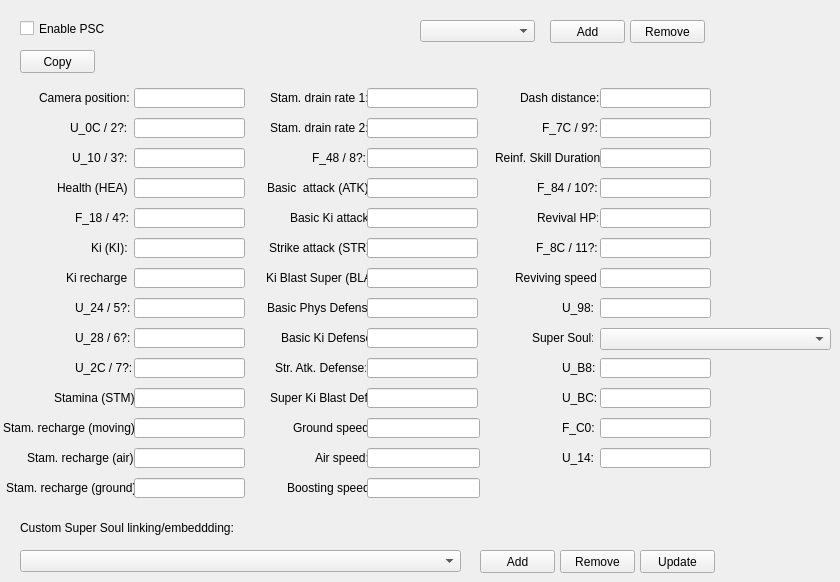
    <widget class="QWidget" name="pscTab">
     <property name="autoFillBackground">
      <bool>true</bool>
     </property>
     <attribute name="title">
      <string>PSC</string>
     </attribute>
     <widget class="QCheckBox" name="pscCheck">
      <property name="geometry">
       <rect>
        <x>20</x>
        <y>20</y>
        <width>121</width>
        <height>17</height>
       </rect>
      </property>
      <property name="text">
       <string>Enable PSC</string>
      </property>
     </widget>
     <widget class="QComboBox" name="pscCostComboBox">
      <property name="geometry">
       <rect>
        <x>420</x>
        <y>20</y>
        <width>115</width>
        <height>22</height>
       </rect>
      </property>
     </widget>
     <widget class="QPushButton" name="pscAddButton">
      <property name="geometry">
       <rect>
        <x>550</x>
        <y>20</y>
        <width>75</width>
        <height>23</height>
       </rect>
      </property>
      <property name="text">
       <string>Add</string>
      </property>
     </widget>
     <widget class="QPushButton" name="pscRemoveButton">
      <property name="geometry">
       <rect>
        <x>630</x>
        <y>20</y>
        <width>75</width>
        <height>23</height>
       </rect>
      </property>
      <property name="text">
       <string>Remove</string>
      </property>
     </widget>
     <widget class="QToolButton" name="pscCopyButton">
      <property name="geometry">
       <rect>
        <x>20</x>
        <y>50</y>
        <width>75</width>
        <height>23</height>
       </rect>
      </property>
      <property name="text">
       <string>Copy</string>
      </property>
      <property name="popupMode">
       <enum>QToolButton::InstantPopup</enum>
      </property>
      <property name="toolButtonStyle">
       <enum>Qt::ToolButtonTextOnly</enum>
      </property>
     </widget>
     <widget class="QLabel" name="label_38">
      <property name="geometry">
       <rect>
        <x>39</x>
        <y>90</y>
        <width>91</width>
        <height>16</height>
       </rect>
      </property>
      <property name="text">
       <string>Camera position:</string>
      </property>
     </widget>
     <widget class="QLabel" name="label_39">
      <property name="geometry">
       <rect>
        <x>70</x>
        <y>120</y>
        <width>61</width>
        <height>16</height>
       </rect>
      </property>
      <property name="text">
       <string>U_0C / 2?:</string>
      </property>
     </widget>
     <widget class="QLineEdit" name="pscCamEdit">
      <property name="geometry">
       <rect>
        <x>134</x>
        <y>88</y>
        <width>111</width>
        <height>20</height>
       </rect>
      </property>
     </widget>
     <widget class="QLineEdit" name="pscU0CEdit">
      <property name="geometry">
       <rect>
        <x>134</x>
        <y>118</y>
        <width>111</width>
        <height>20</height>
       </rect>
      </property>
     </widget>
     <widget class="QLabel" name="label_40">
      <property name="geometry">
       <rect>
        <x>72</x>
        <y>150</y>
        <width>61</width>
        <height>16</height>
       </rect>
      </property>
      <property name="text">
       <string>U_10 / 3?:</string>
      </property>
     </widget>
     <widget class="QLabel" name="label_41">
      <property name="geometry">
       <rect>
        <x>57</x>
        <y>180</y>
        <width>71</width>
        <height>16</height>
       </rect>
      </property>
      <property name="text">
       <string>Health (HEA):</string>
      </property>
     </widget>
     <widget class="QLabel" name="label_42">
      <property name="geometry">
       <rect>
        <x>75</x>
        <y>210</y>
        <width>61</width>
        <height>16</height>
       </rect>
      </property>
      <property name="text">
       <string>F_18 / 4?:</string>
      </property>
     </widget>
     <widget class="QLabel" name="label_43">
      <property name="geometry">
       <rect>
        <x>91</x>
        <y>240</y>
        <width>51</width>
        <height>16</height>
       </rect>
      </property>
      <property name="text">
       <string>Ki (KI):</string>
      </property>
     </widget>
     <widget class="QLabel" name="label_44">
      <property name="geometry">
       <rect>
        <x>66</x>
        <y>270</y>
        <width>61</width>
        <height>16</height>
       </rect>
      </property>
      <property name="text">
       <string>Ki recharge:</string>
      </property>
     </widget>
     <widget class="QLabel" name="label_45">
      <property name="geometry">
       <rect>
        <x>75</x>
        <y>300</y>
        <width>61</width>
        <height>16</height>
       </rect>
      </property>
      <property name="text">
       <string>U_24 / 5?:</string>
      </property>
     </widget>
     <widget class="QLabel" name="label_46">
      <property name="geometry">
       <rect>
        <x>75</x>
        <y>330</y>
        <width>61</width>
        <height>16</height>
       </rect>
      </property>
      <property name="text">
       <string>U_28 / 6?:</string>
      </property>
     </widget>
     <widget class="QLabel" name="label_47">
      <property name="geometry">
       <rect>
        <x>75</x>
        <y>360</y>
        <width>61</width>
        <height>16</height>
       </rect>
      </property>
      <property name="text">
       <string>U_2C / 7?:</string>
      </property>
     </widget>
     <widget class="QLabel" name="label_48">
      <property name="geometry">
       <rect>
        <x>54</x>
        <y>390</y>
        <width>81</width>
        <height>16</height>
       </rect>
      </property>
      <property name="text">
       <string>Stamina (STM):</string>
      </property>
     </widget>
     <widget class="QLineEdit" name="pscU10Edit">
      <property name="geometry">
       <rect>
        <x>134</x>
        <y>148</y>
        <width>111</width>
        <height>20</height>
       </rect>
      </property>
     </widget>
     <widget class="QLineEdit" name="pscHealthEdit">
      <property name="geometry">
       <rect>
        <x>134</x>
        <y>178</y>
        <width>111</width>
        <height>20</height>
       </rect>
      </property>
     </widget>
     <widget class="QLineEdit" name="pscF18Edit">
      <property name="geometry">
       <rect>
        <x>134</x>
        <y>208</y>
        <width>111</width>
        <height>20</height>
       </rect>
      </property>
     </widget>
     <widget class="QLineEdit" name="pscKiEdit">
      <property name="geometry">
       <rect>
        <x>134</x>
        <y>238</y>
        <width>111</width>
        <height>20</height>
       </rect>
      </property>
     </widget>
     <widget class="QLineEdit" name="pscKiRechEdit">
      <property name="geometry">
       <rect>
        <x>134</x>
        <y>268</y>
        <width>111</width>
        <height>20</height>
       </rect>
      </property>
     </widget>
     <widget class="QLineEdit" name="pscU24Edit">
      <property name="geometry">
       <rect>
        <x>134</x>
        <y>298</y>
        <width>111</width>
        <height>20</height>
       </rect>
      </property>
     </widget>
     <widget class="QLineEdit" name="pscU28Edit">
      <property name="geometry">
       <rect>
        <x>134</x>
        <y>328</y>
        <width>111</width>
        <height>20</height>
       </rect>
      </property>
     </widget>
     <widget class="QLineEdit" name="pscU2CEdit">
      <property name="geometry">
       <rect>
        <x>134</x>
        <y>358</y>
        <width>111</width>
        <height>20</height>
       </rect>
      </property>
     </widget>
     <widget class="QLineEdit" name="pscStaminaEdit">
      <property name="geometry">
       <rect>
        <x>134</x>
        <y>388</y>
        <width>111</width>
        <height>20</height>
       </rect>
      </property>
     </widget>
     <widget class="QLabel" name="label_49">
      <property name="geometry">
       <rect>
        <x>3</x>
        <y>420</y>
        <width>141</width>
        <height>16</height>
       </rect>
      </property>
      <property name="text">
       <string>Stam. recharge (moving):</string>
      </property>
     </widget>
     <widget class="QLabel" name="label_50">
      <property name="geometry">
       <rect>
        <x>27</x>
        <y>450</y>
        <width>121</width>
        <height>16</height>
       </rect>
      </property>
      <property name="text">
       <string>Stam. recharge (air):</string>
      </property>
     </widget>
     <widget class="QLabel" name="label_51">
      <property name="geometry">
       <rect>
        <x>6</x>
        <y>480</y>
        <width>141</width>
        <height>16</height>
       </rect>
      </property>
      <property name="text">
       <string>Stam. recharge (ground):</string>
      </property>
     </widget>
     <widget class="QLabel" name="label_52">
      <property name="geometry">
       <rect>
        <x>267</x>
        <y>180</y>
        <width>101</width>
        <height>16</height>
       </rect>
      </property>
      <property name="text">
       <string>Basic  attack (ATK):</string>
      </property>
     </widget>
     <widget class="QLabel" name="label_53">
      <property name="geometry">
       <rect>
        <x>290</x>
        <y>210</y>
        <width>91</width>
        <height>16</height>
       </rect>
      </property>
      <property name="text">
       <string>Basic Ki attack:</string>
      </property>
     </widget>
     <widget class="QLabel" name="label_54">
      <property name="geometry">
       <rect>
        <x>269</x>
        <y>240</y>
        <width>101</width>
        <height>16</height>
       </rect>
      </property>
      <property name="text">
       <string>Strike attack (STR):</string>
      </property>
     </widget>
     <widget class="QLabel" name="label_55">
      <property name="geometry">
       <rect>
        <x>266</x>
        <y>270</y>
        <width>101</width>
        <height>16</height>
       </rect>
      </property>
      <property name="text">
       <string>Ki Blast Super (BLA):</string>
      </property>
     </widget>
     <widget class="QLabel" name="label_56">
      <property name="geometry">
       <rect>
        <x>267</x>
        <y>300</y>
        <width>111</width>
        <height>16</height>
       </rect>
      </property>
      <property name="text">
       <string>Basic Phys Defense:</string>
      </property>
     </widget>
     <widget class="QLabel" name="label_57">
      <property name="geometry">
       <rect>
        <x>281</x>
        <y>330</y>
        <width>91</width>
        <height>16</height>
       </rect>
      </property>
      <property name="text">
       <string>Basic Ki Defense:</string>
      </property>
     </widget>
     <widget class="QLabel" name="label_58">
      <property name="geometry">
       <rect>
        <x>275</x>
        <y>360</y>
        <width>91</width>
        <height>16</height>
       </rect>
      </property>
      <property name="text">
       <string>Str. Atk. Defense:</string>
      </property>
     </widget>
     <widget class="QLabel" name="label_59">
      <property name="geometry">
       <rect>
        <x>270</x>
        <y>390</y>
        <width>101</width>
        <height>16</height>
       </rect>
      </property>
      <property name="text">
       <string>Super Ki Blast Def.:</string>
      </property>
     </widget>
     <widget class="QLineEdit" name="pscStaMovEdit">
      <property name="geometry">
       <rect>
        <x>134</x>
        <y>418</y>
        <width>111</width>
        <height>20</height>
       </rect>
      </property>
     </widget>
     <widget class="QLineEdit" name="pscStaAirEdit">
      <property name="geometry">
       <rect>
        <x>134</x>
        <y>448</y>
        <width>111</width>
        <height>20</height>
       </rect>
      </property>
     </widget>
     <widget class="QLineEdit" name="pscAtkEdit">
      <property name="geometry">
       <rect>
        <x>367</x>
        <y>178</y>
        <width>111</width>
        <height>20</height>
       </rect>
      </property>
     </widget>
     <widget class="QLineEdit" name="pscStrEdit">
      <property name="geometry">
       <rect>
        <x>367</x>
        <y>238</y>
        <width>111</width>
        <height>20</height>
       </rect>
      </property>
     </widget>
     <widget class="QLineEdit" name="pscKiAtkEdit">
      <property name="geometry">
       <rect>
        <x>367</x>
        <y>208</y>
        <width>111</width>
        <height>20</height>
       </rect>
      </property>
     </widget>
     <widget class="QLineEdit" name="pscStaGroundEdit">
      <property name="geometry">
       <rect>
        <x>134</x>
        <y>478</y>
        <width>111</width>
        <height>20</height>
       </rect>
      </property>
     </widget>
     <widget class="QLineEdit" name="pscBlaEdit">
      <property name="geometry">
       <rect>
        <x>367</x>
        <y>268</y>
        <width>111</width>
        <height>20</height>
       </rect>
      </property>
     </widget>
     <widget class="QLineEdit" name="pscPhyDefEdit">
      <property name="geometry">
       <rect>
        <x>367</x>
        <y>298</y>
        <width>111</width>
        <height>20</height>
       </rect>
      </property>
     </widget>
     <widget class="QLineEdit" name="pscKiDefEdit">
      <property name="geometry">
       <rect>
        <x>367</x>
        <y>328</y>
        <width>111</width>
        <height>20</height>
       </rect>
      </property>
     </widget>
     <widget class="QLineEdit" name="pscStrAtkDefEdit">
      <property name="geometry">
       <rect>
        <x>367</x>
        <y>358</y>
        <width>111</width>
        <height>20</height>
       </rect>
      </property>
     </widget>
     <widget class="QLineEdit" name="pscKiBlastDefEdit">
      <property name="geometry">
       <rect>
        <x>367</x>
        <y>388</y>
        <width>111</width>
        <height>20</height>
       </rect>
      </property>
     </widget>
     <widget class="QLabel" name="label_61">
      <property name="geometry">
       <rect>
        <x>562</x>
        <y>360</y>
        <width>41</width>
        <height>16</height>
       </rect>
      </property>
      <property name="text">
       <string>U_B8:</string>
      </property>
     </widget>
     <widget class="QLabel" name="label_62">
      <property name="geometry">
       <rect>
        <x>562</x>
        <y>390</y>
        <width>41</width>
        <height>16</height>
       </rect>
      </property>
      <property name="text">
       <string>U_BC:</string>
      </property>
     </widget>
     <widget class="QLabel" name="label_63">
      <property name="geometry">
       <rect>
        <x>562</x>
        <y>420</y>
        <width>41</width>
        <height>16</height>
       </rect>
      </property>
      <property name="text">
       <string>F_C0:</string>
      </property>
     </widget>
     <widget class="QLabel" name="label_64">
      <property name="geometry">
       <rect>
        <x>562</x>
        <y>300</y>
        <width>41</width>
        <height>16</height>
       </rect>
      </property>
      <property name="text">
       <string>U_98:</string>
      </property>
     </widget>
     <widget class="QLabel" name="label_65">
      <property name="geometry">
       <rect>
        <x>536</x>
        <y>240</y>
        <width>61</width>
        <height>16</height>
       </rect>
      </property>
      <property name="text">
       <string>F_8C / 11?:</string>
      </property>
     </widget>
     <widget class="QLabel" name="label_66">
      <property name="geometry">
       <rect>
        <x>537</x>
        <y>210</y>
        <width>61</width>
        <height>16</height>
       </rect>
      </property>
      <property name="text">
       <string>Revival HP:</string>
      </property>
     </widget>
     <widget class="QLabel" name="label_67">
      <property name="geometry">
       <rect>
        <x>520</x>
        <y>90</y>
        <width>81</width>
        <height>16</height>
       </rect>
      </property>
      <property name="text">
       <string>Dash distance:</string>
      </property>
     </widget>
     <widget class="QLabel" name="label_68">
      <property name="geometry">
       <rect>
        <x>287</x>
        <y>480</y>
        <width>81</width>
        <height>16</height>
       </rect>
      </property>
      <property name="text">
       <string>Boosting speed:</string>
      </property>
     </widget>
     <widget class="QLabel" name="label_69">
      <property name="geometry">
       <rect>
        <x>315</x>
        <y>450</y>
        <width>61</width>
        <height>16</height>
       </rect>
      </property>
      <property name="text">
       <string>Air speed:</string>
      </property>
     </widget>
     <widget class="QLabel" name="label_70">
      <property name="geometry">
       <rect>
        <x>293</x>
        <y>420</y>
        <width>81</width>
        <height>16</height>
       </rect>
      </property>
      <property name="text">
       <string>Ground speed:</string>
      </property>
     </widget>
     <widget class="QLineEdit" name="pscUB8Edit">
      <property name="geometry">
       <rect>
        <x>600</x>
        <y>358</y>
        <width>111</width>
        <height>20</height>
       </rect>
      </property>
     </widget>
     <widget class="QLineEdit" name="pscUBCEdit">
      <property name="geometry">
       <rect>
        <x>600</x>
        <y>388</y>
        <width>111</width>
        <height>20</height>
       </rect>
      </property>
     </widget>
     <widget class="QLineEdit" name="pscFC0Edit">
      <property name="geometry">
       <rect>
        <x>600</x>
        <y>418</y>
        <width>111</width>
        <height>20</height>
       </rect>
      </property>
     </widget>
     <widget class="QLineEdit" name="pscU98Edit">
      <property name="geometry">
       <rect>
        <x>600</x>
        <y>298</y>
        <width>111</width>
        <height>20</height>
       </rect>
      </property>
     </widget>
     <widget class="QLineEdit" name="pscF8CEdit">
      <property name="geometry">
       <rect>
        <x>600</x>
        <y>238</y>
        <width>111</width>
        <height>20</height>
       </rect>
      </property>
     </widget>
     <widget class="QLineEdit" name="pscRevivalHPEdit">
      <property name="geometry">
       <rect>
        <x>600</x>
        <y>208</y>
        <width>111</width>
        <height>20</height>
       </rect>
      </property>
     </widget>
     <widget class="QLineEdit" name="pscDashDistEdit">
      <property name="geometry">
       <rect>
        <x>600</x>
        <y>88</y>
        <width>111</width>
        <height>20</height>
       </rect>
      </property>
     </widget>
     <widget class="QLineEdit" name="pscBoostSpeedEdit">
      <property name="geometry">
       <rect>
        <x>367</x>
        <y>478</y>
        <width>113</width>
        <height>20</height>
       </rect>
      </property>
     </widget>
     <widget class="QLineEdit" name="pscAirSpeedEdit">
      <property name="geometry">
       <rect>
        <x>367</x>
        <y>448</y>
        <width>113</width>
        <height>20</height>
       </rect>
      </property>
     </widget>
     <widget class="QLineEdit" name="pscGroundSpeedEdit">
      <property name="geometry">
       <rect>
        <x>367</x>
        <y>418</y>
        <width>113</width>
        <height>20</height>
       </rect>
      </property>
     </widget>
     <widget class="QLabel" name="label_71">
      <property name="geometry">
       <rect>
        <x>270</x>
        <y>90</y>
        <width>101</width>
        <height>16</height>
       </rect>
      </property>
      <property name="text">
       <string>Stam. drain rate 1:</string>
      </property>
     </widget>
     <widget class="QLineEdit" name="pscDrain1Edit">
      <property name="geometry">
       <rect>
        <x>367</x>
        <y>88</y>
        <width>111</width>
        <height>20</height>
       </rect>
      </property>
     </widget>
     <widget class="QLabel" name="label_72">
      <property name="geometry">
       <rect>
        <x>270</x>
        <y>120</y>
        <width>101</width>
        <height>16</height>
       </rect>
      </property>
      <property name="text">
       <string>Stam. drain rate 2:</string>
      </property>
     </widget>
     <widget class="QLineEdit" name="pscDrain2Edit">
      <property name="geometry">
       <rect>
        <x>367</x>
        <y>118</y>
        <width>111</width>
        <height>20</height>
       </rect>
      </property>
     </widget>
     <widget class="QLabel" name="label_73">
      <property name="geometry">
       <rect>
        <x>312</x>
        <y>150</y>
        <width>61</width>
        <height>16</height>
       </rect>
      </property>
      <property name="text">
       <string>F_48 / 8?:</string>
      </property>
     </widget>
     <widget class="QLineEdit" name="pscF48Edit">
      <property name="geometry">
       <rect>
        <x>367</x>
        <y>148</y>
        <width>111</width>
        <height>20</height>
       </rect>
      </property>
     </widget>
     <widget class="QLabel" name="label_74">
      <property name="geometry">
       <rect>
        <x>542</x>
        <y>120</y>
        <width>61</width>
        <height>16</height>
       </rect>
      </property>
      <property name="text">
       <string>F_7C / 9?:</string>
      </property>
     </widget>
     <widget class="QLineEdit" name="pscF7CEdit">
      <property name="geometry">
       <rect>
        <x>600</x>
        <y>118</y>
        <width>111</width>
        <height>20</height>
       </rect>
      </property>
     </widget>
     <widget class="QLabel" name="label_75">
      <property name="geometry">
       <rect>
        <x>495</x>
        <y>150</y>
        <width>111</width>
        <height>16</height>
       </rect>
      </property>
      <property name="text">
       <string>Reinf. Skill Duration:</string>
      </property>
     </widget>
     <widget class="QLineEdit" name="pscReinfEdit">
      <property name="geometry">
       <rect>
        <x>600</x>
        <y>148</y>
        <width>111</width>
        <height>20</height>
       </rect>
      </property>
     </widget>
     <widget class="QLabel" name="label_76">
      <property name="geometry">
       <rect>
        <x>537</x>
        <y>180</y>
        <width>61</width>
        <height>16</height>
       </rect>
      </property>
      <property name="text">
       <string>F_84 / 10?:</string>
      </property>
     </widget>
     <widget class="QLineEdit" name="pscF84Edit">
      <property name="geometry">
       <rect>
        <x>600</x>
        <y>178</y>
        <width>111</width>
        <height>20</height>
       </rect>
      </property>
     </widget>
     <widget class="QLabel" name="label_77">
      <property name="geometry">
       <rect>
        <x>515</x>
        <y>270</y>
        <width>81</width>
        <height>16</height>
       </rect>
      </property>
      <property name="text">
       <string>Reviving speed:</string>
      </property>
     </widget>
     <widget class="QLineEdit" name="pscRevivingSpeed">
      <property name="geometry">
       <rect>
        <x>600</x>
        <y>268</y>
        <width>111</width>
        <height>20</height>
       </rect>
      </property>
     </widget>
     <widget class="QLabel" name="label_169">
      <property name="geometry">
       <rect>
        <x>562</x>
        <y>450</y>
        <width>49</width>
        <height>16</height>
       </rect>
      </property>
      <property name="text">
       <string>U_14:</string>
      </property>
     </widget>
     <widget class="QLineEdit" name="pscU14Edit">
      <property name="geometry">
       <rect>
        <x>600</x>
        <y>448</y>
        <width>111</width>
        <height>20</height>
       </rect>
      </property>
     </widget>
     <widget class="QLabel" name="label_172">
      <property name="geometry">
       <rect>
        <x>532</x>
        <y>330</y>
        <width>61</width>
        <height>16</height>
       </rect>
      </property>
      <property name="text">
       <string>Super Soul:</string>
      </property>
     </widget>
     <widget class="QComboBox" name="pscSuperSoulComboBox">
      <property name="geometry">
       <rect>
        <x>600</x>
        <y>328</y>
        <width>231</width>
        <height>22</height>
       </rect>
      </property>
     </widget>
     <widget class="QLabel" name="label_173">
      <property name="geometry">
       <rect>
        <x>20</x>
        <y>520</y>
        <width>301</width>
        <height>16</height>
       </rect>
      </property>
      <property name="text">
       <string>Custom Super Soul linking/embeddding:</string>
      </property>
     </widget>
     <widget class="QComboBox" name="pscDependsComboBox">
      <property name="geometry">
       <rect>
        <x>20</x>
        <y>550</y>
        <width>441</width>
        <height>22</height>
       </rect>
      </property>
     </widget>
     <widget class="QPushButton" name="pscDependsAddButton">
      <property name="geometry">
       <rect>
        <x>480</x>
        <y>550</y>
        <width>75</width>
        <height>23</height>
       </rect>
      </property>
      <property name="text">
       <string>Add</string>
      </property>
     </widget>
     <widget class="QPushButton" name="pscDependsUpdateButton">
      <property name="geometry">
       <rect>
        <x>640</x>
        <y>550</y>
        <width>75</width>
        <height>23</height>
       </rect>
      </property>
      <property name="text">
       <string>Update</string>
      </property>
     </widget>
     <widget class="QPushButton" name="pscDependsRemoveButton">
      <property name="geometry">
       <rect>
        <x>560</x>
        <y>550</y>
        <width>75</width>
        <height>23</height>
       </rect>
      </property>
      <property name="text">
       <string>Remove</string>
      </property>
     </widget>
    </widget>
